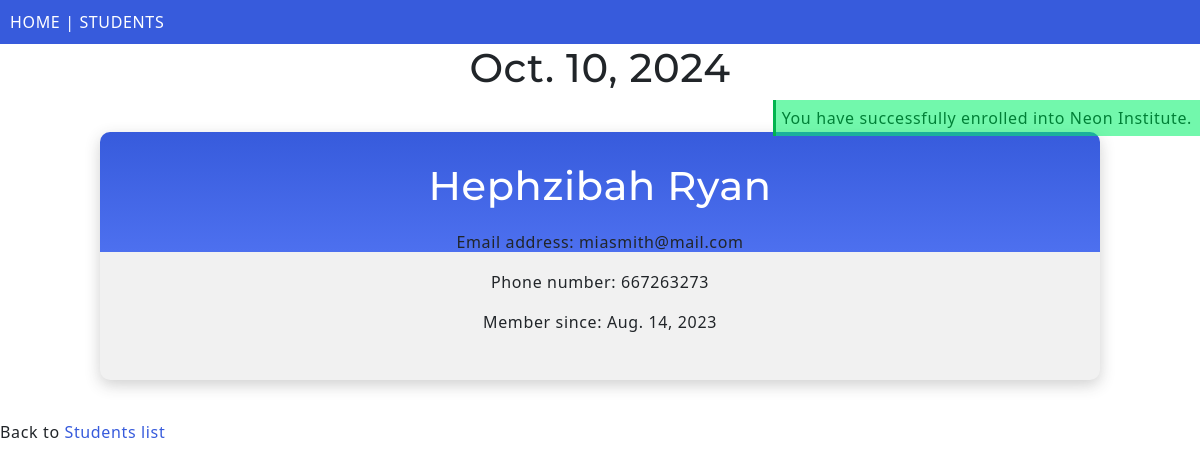
The page /students/dashboard/4 on the database its author committed.
### students/models.py (models this page shows, shortened)
class Student(models.Model):
    firstname = models.CharField(max_length=255)
    lastname = models.CharField(max_length=255)
    phone_number = models.IntegerField(null=True)
    email = models.EmailField(null=True)
    date_joined = models.DateField(null=True)

### students/views.py (the view)
# urls.py: path('students/dashboard/<int:id>', views.dashboard, name='dashboard'),
def dashboard(request, id):
  student = Student.objects.get(id=id)
  today = datetime.datetime.now().date()
  template = loader.get_template('students/dashboard.html')
  context = {
    'student': student,
    'today': today,
  }
  return HttpResponse(template.render(context, request))

### students/templates/students/dashboard.html (shortened to what this page needs)
<!DOCTYPE html>
{% extends "students/master.html" %}
    {% block content %}
    <div>
      <h1 class="date">{{ today }}</h1>
    </div>
    <p class="success-message">You have successfully enrolled into Neon Institute.</p>
    <div class="mycard">
        <h1>{{ student.firstname }} {{ student.lastname }}</h1>
        <p>Email address: {{ student.email }}</p>
        <p>Phone number: {{ student.phone_number }}</p>
        <p>Member since: {{ student.date_joined }}</p>
      </div>
    <p>Back to <a href="/students">Students list</a></p>
    {% endblock %}

### mystaticfiles/mystyles.css (style rules this page uses)
body { margin:0; font: 600 18px 'Cabin', 'Segoe UI', Tahoma, Geneva, Verdana, sans-serif; letter-spacing: 0.64px; color: #585d74; }
h1, h2, h3, h4, h5, h6 { font-family: 'Montserrat', 'Trebuchet MS'; text-align: center; }
.mycard { background-color: #f1f1f1; background-image: linear-gradient(to bottom, #375BDC, #4D70EF); background-size: 100% 120px; background-repeat: no-repeat; margin: 40px auto; width: 90%; max-width: 1000px; border-radius: 10px; box-shadow: 0 5px 15px rgba(51, 51, 51, 0.23); padding: 30px; text-align: center; }
.mycard h1 { color: #ffffff; margin: 0 0 20px 0; font-size: 2.5rem; }
a:link, a:visited { color: #375BDC; text-decoration: none; }
.success-message { float: right; text-align: right; border-left: 3px solid rgb(2, 180, 79); background-color: rgba(6, 242, 108, 0.564); padding: 6px 8px 6px 6px; color: rgb(0, 128, 55); font-size: 16px; }

### rows shown on the page
Student: firstname "Hephzibah", lastname "Ryan", email "miasmith@mail.com", phone_number "667263273", date_joined "Aug. 14, 2023"
